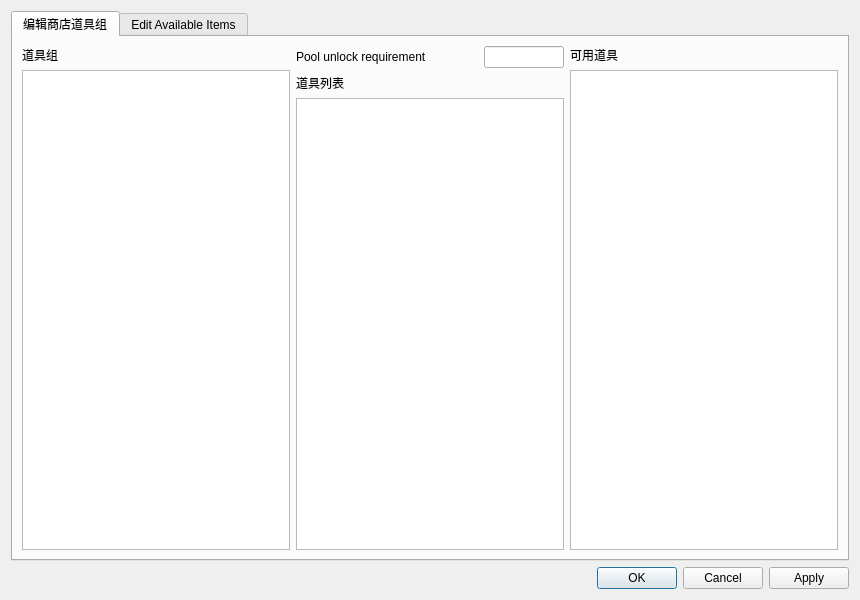
<?xml version="1.0" encoding="UTF-8"?>
<ui version="4.0">
 <class>ShopEditor</class>
 <widget class="QDialog" name="ShopEditor">
  <property name="geometry">
   <rect>
    <x>0</x>
    <y>0</y>
    <width>860</width>
    <height>600</height>
   </rect>
  </property>
  <property name="windowTitle">
   <string>游戏内商店编辑器</string>
  </property>
  <layout class="QVBoxLayout" name="verticalLayout">
   <item>
    <widget class="QTabWidget" name="tabWidget">
     <property name="currentIndex">
      <number>0</number>
     </property>
     <widget class="QWidget" name="tab">
      <attribute name="title">
       <string>编辑商店道具组</string>
      </attribute>
      <layout class="QHBoxLayout" name="horizontalLayout_3">
       <item>
        <layout class="QHBoxLayout" name="horizontalLayout">
         <item>
          <layout class="QVBoxLayout" name="verticalLayout_3">
           <item>
            <widget class="QLabel" name="label_3">
             <property name="text">
              <string>道具组</string>
             </property>
            </widget>
           </item>
           <item>
            <widget class="QListWidget" name="pool_index"/>
           </item>
          </layout>
         </item>
         <item>
          <layout class="QVBoxLayout" name="verticalLayout_2">
           <item>
            <layout class="QHBoxLayout" name="horizontalLayout_2">
             <item>
              <widget class="QLabel" name="label">
               <property name="text">
                <string>Pool unlock requirement</string>
               </property>
              </widget>
             </item>
             <item>
              <widget class="QLineEdit" name="requirement">
               <property name="maximumSize">
                <size>
                 <width>80</width>
                 <height>16777215</height>
                </size>
               </property>
              </widget>
             </item>
            </layout>
           </item>
           <item>
            <widget class="QLabel" name="label_2">
             <property name="text">
              <string>道具列表</string>
             </property>
            </widget>
           </item>
           <item>
            <widget class="QListWidget" name="item_index"/>
           </item>
          </layout>
         </item>
         <item>
          <layout class="QVBoxLayout" name="verticalLayout_4">
           <item>
            <widget class="QLabel" name="label_4">
             <property name="text">
              <string>可用道具</string>
             </property>
            </widget>
           </item>
           <item>
            <widget class="QListWidget" name="item_id"/>
           </item>
          </layout>
         </item>
        </layout>
       </item>
      </layout>
     </widget>
     <widget class="QWidget" name="tab_2">
      <attribute name="title">
       <string>Edit Available Items</string>
      </attribute>
      <layout class="QHBoxLayout" name="horizontalLayout_4">
       <item>
        <layout class="QVBoxLayout" name="verticalLayout_6">
         <item>
          <widget class="QLabel" name="label_7">
           <property name="text">
            <string>Available items</string>
           </property>
          </widget>
         </item>
         <item>
          <widget class="QListWidget" name="available_item_slot"/>
         </item>
        </layout>
       </item>
       <item>
        <layout class="QFormLayout" name="formLayout">
         <item row="0" column="0">
          <widget class="QLabel" name="label_5">
           <property name="text">
            <string>Price</string>
           </property>
          </widget>
         </item>
         <item row="0" column="1">
          <widget class="QLineEdit" name="price"/>
         </item>
        </layout>
       </item>
       <item>
        <layout class="QVBoxLayout" name="verticalLayout_5">
         <item>
          <widget class="QLabel" name="label_6">
           <property name="text">
            <string>All items</string>
           </property>
          </widget>
         </item>
         <item>
          <widget class="QListWidget" name="available_item_id"/>
         </item>
        </layout>
       </item>
      </layout>
     </widget>
    </widget>
   </item>
   <item>
    <widget class="QDialogButtonBox" name="buttonBox">
     <property name="standardButtons">
      <set>QDialogButtonBox::Apply|QDialogButtonBox::Cancel|QDialogButtonBox::Ok</set>
     </property>
    </widget>
   </item>
  </layout>
 </widget>
 <resources/>
 <connections/>
</ui>
